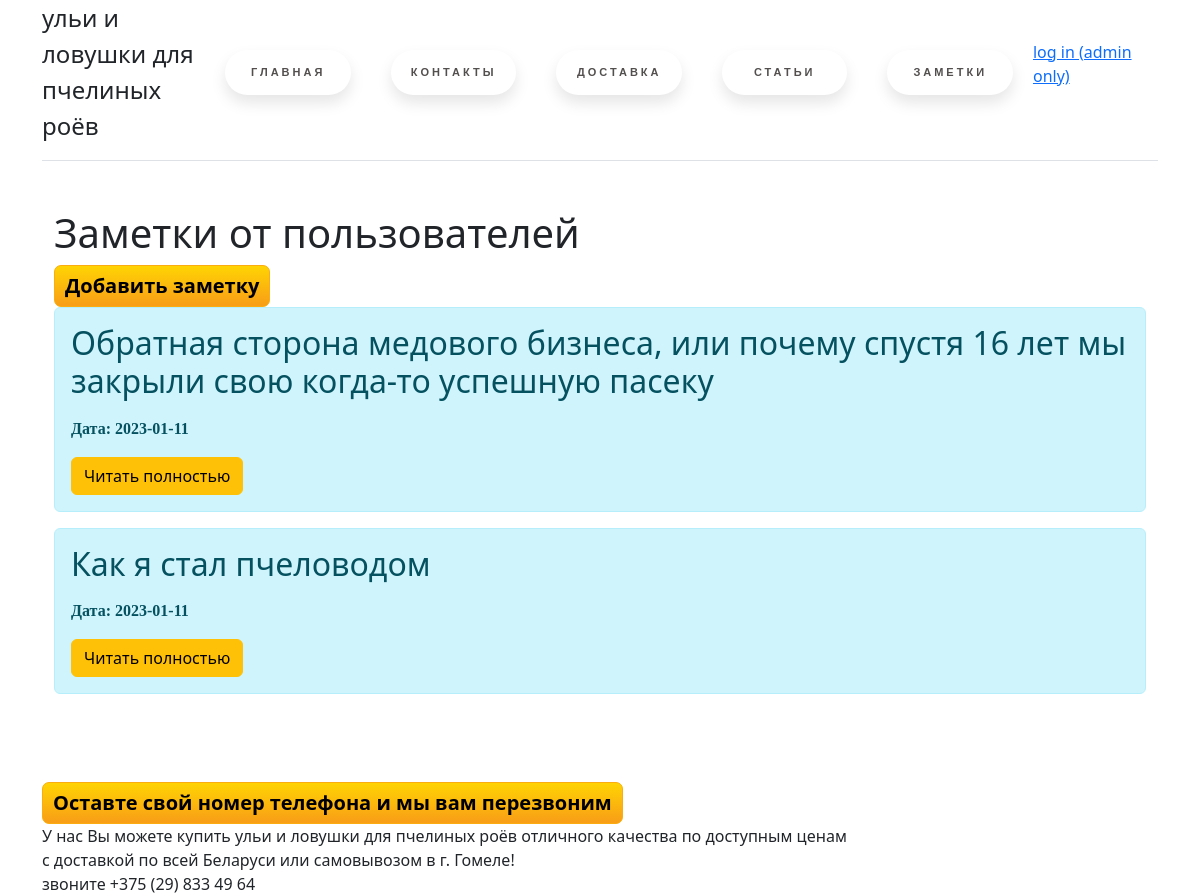
The page /posts on the database its author committed.
### app.py (models this page shows, shortened)
class Article(db.Model):
    id = db.Column(db.Integer, primary_key=True)
    title = db.Column(db.String(100), nullable=False)
    text = db.Column(db.Text, nullable=False)
    date = db.Column(db.DateTime, default=datetime.utcnow)

### app.py (the view)
@app.route('/posts')
def posts():
    article = Article.query.order_by(Article.date.desc()).all()
    return render_template('posts.html', article=article)

### templates/posts.html (shortened to what this page needs)
{% extends 'base.html' %}
{% block body %}
<div class="container mt-5">
    <h1>Заметки от пользователей</h1>
              <a class="button10" href="/create_article">Добавить заметку</a>
    {% if article|length > 0 %}
    {% for el in article %}
    <div class="alert alert-info">
        <h2>{{ el.title }}</h2>
        <p><b>Дата: {{ el.date.date() }}</b></p>
        <a href="/posts/{{ el.id }}" class="btn btn-warning">Читать полностью</a>
    </div>
    {% endfor %}
    {% else %}
    <p>Еще нет заметок на сайте, будьте первым!!!</p>
    {% endif %}
</div>
{% endblock %}

### static/css/main.css (style rules this page uses)
body { background: url(static\images\bg.png); }
html { background-image: url(static\images\bg.png); background-repeat: no-repeat; background-position: center center; background-attachment: fixed; -webkit-background-size: cover; -moz-background-size: cover; -o-background-size: cover; background-size: cover; }
a.button10 { display: inline-block; color: black; font-size: 125%; font-weight: 700; text-decoration: none; user-select: none; padding: .25em .5em; outline: none; border: 1px solid rgb(250,172,17); border-radius: 7px; background: rgb(255,212,3) linear-gradient(rgb(255,212,3), rgb(248,157,23)); box-shadow: inset 0 -2px 1px rgba(0,0,0,0), inset 0 1px 2px rgba(0,0,0,0), inset 0 0 0 60px rgba(255,255,0,0); transition: box-shadow .2s, border-color .2s; }
p { font-family: Apple Chancery, cursive; }

### templates/base.html (style rules this page uses)
body { background: url(\static\images\bg.png); }

### rows shown on the page
Article: title "Обратная сторона медового бизнеса, или почему спустя 16 лет мы закрыли свою когда-то успешную пасеку", date "2023-01-11"
Article: title "Как я стал пчеловодом", date "2023-01-11"
